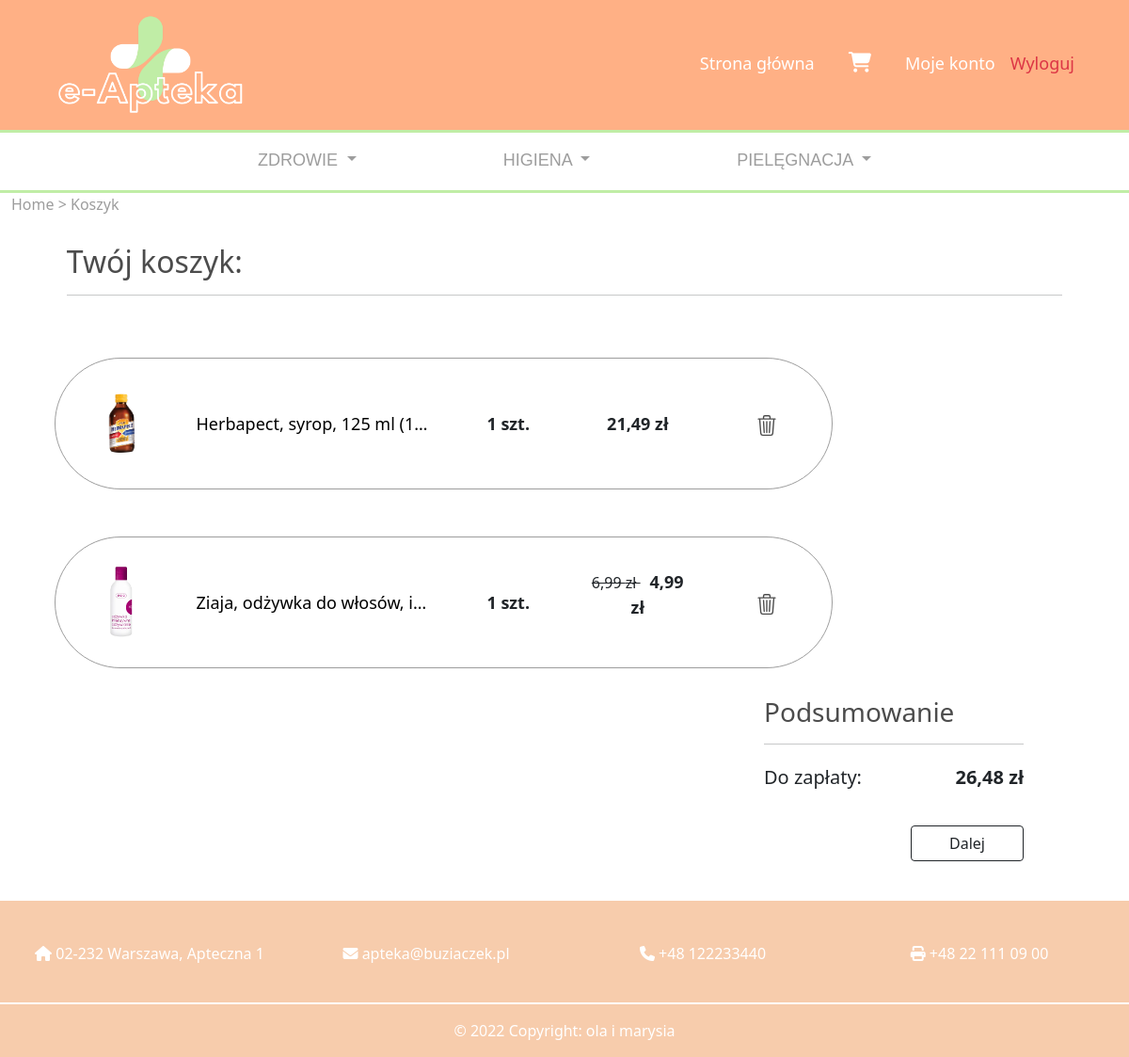
Page /cart/ (signed in) on the earlier database version.
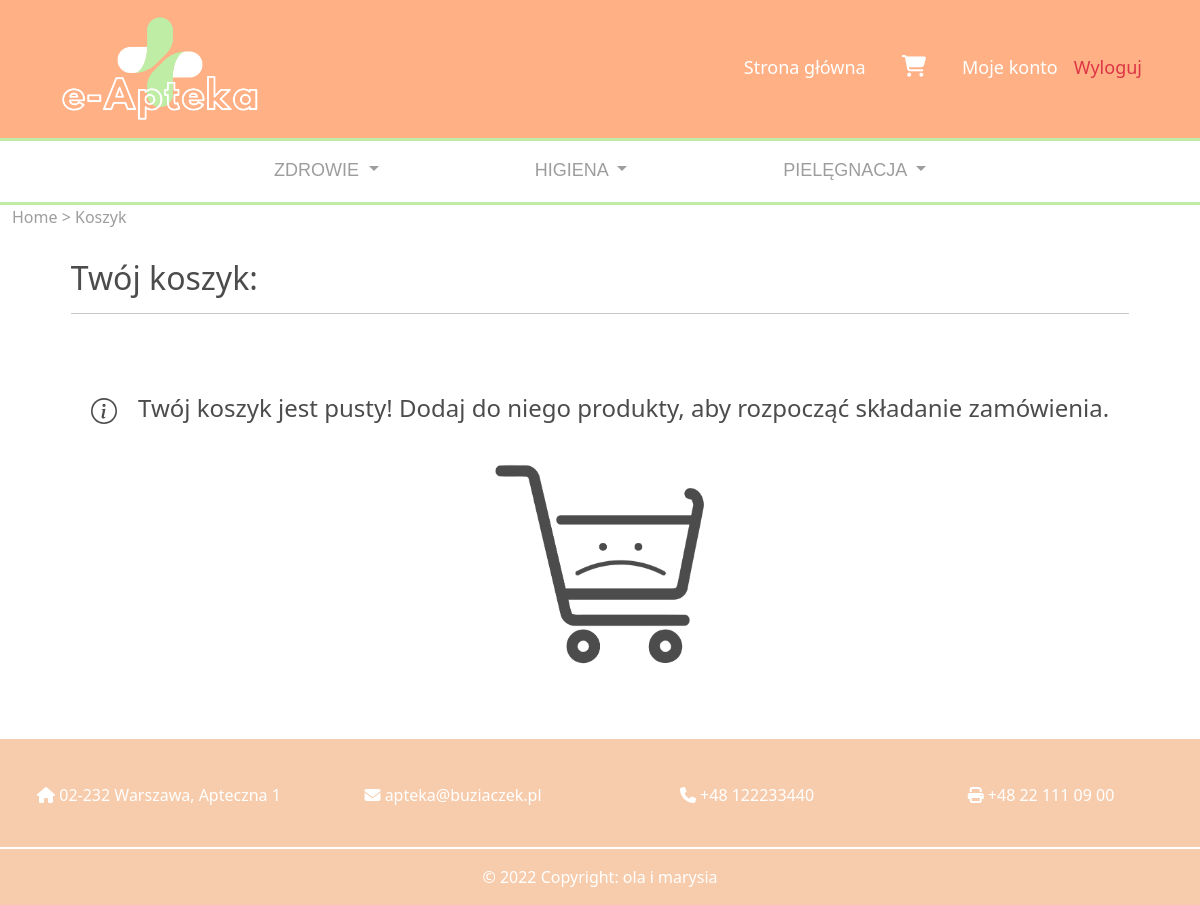
Same page on the later database version.
### core/models.py (models this page shows, shortened)
class Category(models.Model):
    name = models.CharField(max_length=30)
    class Meta:
        verbose_name_plural = "Categories"

class CartItem(models.Model):
    cart = models.ForeignKey(to='Cart', on_delete=models.CASCADE)
    item = models.ForeignKey(to='Item', on_delete=models.CASCADE)
    n_pieces = models.PositiveIntegerField(help_text="Number of ordered item pieces")

class Item(models.Model):
    TABLETS = 'TAB'
    SYRUP = 'SYR'
    GEL = 'G'
    ML = 'ML'
    H = 'H'
    FORM_CHOICES = (
        (TABLETS, 'Tabletki'),
        (SYRUP, 'Syrop'),
        (GEL, 'Żel'),
        (ML, 'Płyn'),
        (H, 'Saszetki')
    )
    name = models.CharField(max_length=60, help_text="Name of the product")
    subcategories = models.ManyToManyField(to='SubCategory', help_text="Subcategories to which the product belongs")
    form = models.CharField(max_length=3, choices=FORM_CHOICES,
                            help_text="The form of the product, eg. tablets, syrup etc.")
    composition = models.TextField(default="brak składu", help_text="The composition of the product")
    description = models.TextField(default="brak opisu", help_text="The description of the product")
    net_weight = models.PositiveIntegerField(help_text="Net weight of the product (in grams)")
    price = models.DecimalField(max_digits=6, decimal_places=2, help_text="The regular price of the product")
    price_sale = models.DecimalField(max_digits=6, decimal_places=2, null=True, blank=True,
                                     help_text="The sale price of the product")
    manufacturer = models.ForeignKey(to='Manufacturer', on_delete=models.CASCADE,
                                     help_text="The manufacturer of the product")
    in_stock = models.PositiveBigIntegerField(help_text="Number of product pieces in stock")
    image = models.ImageField(upload_to='core/images/items', null=True, blank=True)

### core/views.py (the view)
# urls.py: path('cart/', views.CartView.as_view(), name='cart'),
class CartView(View):
    template_name = 'core/cart.html'
    def get(self, request):
        cart = get_or_create_cart(request)[0]
        cart_item_list = CartItem.objects.filter(cart=cart).order_by('item__name')
        total_price = calc_total_price(cart_item_list)
        context = {'cart_item_list': cart_item_list, 'total_price': total_price}
        return render(request, template_name=self.template_name, context=context)

### core/context_processors.py (called while the page is built)
def categories_context(request):
    categories = [Category.objects.get(name="Zdrowie"),
                  Category.objects.get(name="Higiena"),
                  Category.objects.get(name="Pielęgnacja")]
    return {"categories": categories}

### core/views.py (called while the page is built, shortened)
def get_or_create_cart(request):
    user = request.user
    session_key = request.session.session_key
    if session_key is None:
        request.session.create()
        session_key = request.session.session_key
    if user.is_authenticated:
        try:
            cart = Cart.objects.get(session=session_key)
            cart.user = user
            cart.save()
            created = False
        except ObjectDoesNotExist:
            cart, created = Cart.objects.get_or_create(user=user)
            cart.session = session_key
            cart.save()
    return cart, created

def calc_total_price(container_item_list):
    total_price = sum(
        container_item.item.price_sale * container_item.n_pieces if container_item.item.price_sale is not None
        else container_item.item.price * container_item.n_pieces
        for container_item in container_item_list)
    return total_price

### templates/core/cart.html (shortened to what this page needs)
{% extends 'base.html' %}
{% block content %}
<div class="row" >
  <span  id="links">
    <a class="uppercase" href="{% url 'core:index' %}">Home > </a>
    <a href="#">Koszyk</a>
</span>
</div>
  <h2 id="title">Twój koszyk:</h2>
  <hr style="width:90%; margin-left:5% !important">
  {% if cart_item_list|length > 0 %}
  {% for cart_item in cart_item_list %}
  <div class="container" style="padding-top: 20px">
    <div class="row">
    <div class="col-9" style=" height:auto; padding-left: 40px">
      <div class="row text-center d-flex justify-content-around" id="items" >
        <div class="col" >
        <img src="{{ cart_item.item.image.url }}" alt="item_image" style="max-width: 60%;">
      </div>
      <div class="col-4">
        <a id="p"  data-toggle="tooltip2" data-placement="top" title="{{ cart_item.item.name }}, {{ cart_item.item.get_form_display }}" href="{% url 'core:detail' cart_item.item.pk %}">{{ cart_item.item.name }}, {{ cart_item.item.get_form_display }}</a>
      </div>
      <div class="col">
        <strong>{{ cart_item.n_pieces }} szt.</strong>
      </div>
      <div class="col">
          {% if cart_item.item.price_sale %}
          <p><del style="font-size: 16px;">{{ cart_item.item.price }} zł  </del>
            <strong style="padding-left:10px; font-size:18px;">{{ cart_item.item.price_sale }} zł</strong> </p>
        {% else %}
         <strong> {{ cart_item.item.price }} zł </strong>
        {% endif %}
      </div>
      <div class="col ">
        <form method="post" action="{% url 'core:cart-remove' cart_item.item.pk %}">
        <button class="btn btn-outline-dark" id="remove" data-toggle="tooltip" data-placement="top" title="Usuń">
        </button>
  </form>
      </div>
      </div>
    </div>
  </div>
  </div>
  {% endfor %}
    <div class="row justify-content-end" style="margin-top: 30px">
      <div class="col-lg-3">
        <h3 style="color:#4C4C4C; ">Podsumowanie</h3>
        <hr>
        <div class="d-flex justify-content-between" id="summary">
        <p>Do zapłaty:</p>
        <strong>{{ total_price }} zł</strong>
      </div>
      <div class="d-flex justify-content-end" style="margin-top: 20px; margin-bottom: 30px">
      <a  href="{% url 'core:checkout' %}">
        <button class="btn btn-outline-dark" id="checkout">
        Dalej
      </button>
      </a>
      </div>
      </div>
      <div class="col-lg-1">
      </div>
    </div>
  {% else %}
    <div class="container" id="con">
      Twój koszyk jest pusty! Dodaj do niego produkty, aby rozpocząć składanie zamówienia.
    </div>
    <div class="container d-flex justify-content-center" id="con2">
      <img src="/static/img/sad_koszyk.png" style="width: 20%; justify-self: center;">
    </div>
  {% endif %}
{% endblock content %}

### templates/base.html (shortened to what this page needs)
{% load static %}
<!DOCTYPE html>
<html lang="en">
<head>
  <link href="https://cdn.jsdelivr.net/npm/bootstrap@5.1.3/dist/css/bootstrap.min.css" rel="stylesheet">
</head>
<body class="d-flex flex-column min-vh-100">
<nav class="navbar navbar-expand-lg bg-dark justify-content-between" id="nav1" style="background-color: #FFB085 !important; padding-right: 50px; padding-left: 35px; border-bottom:solid 3px #C0EDA6 ">
  <a class="navbar-brand" href="/">
    <img id="logo" alt="Website logo" src="/static/img/logo1.png" width="250px" >
    </a>
    <ul class="navbar-nav">
      <li class="nav-item">
        <a class="nav-link" href="{% url 'core:index' %}">Strona główna</a>
      </li>
      <li class="nav-item">
        <a class="nav-link" href="{% url 'core:cart' %}">
          <i class="fas fa-shopping-cart" style="padding-left: 20px; padding-right: 20px; font-size: 1.2em"></i>
        </a>
      </li>
      {% if user.is_authenticated %}
        {% if user.is_staff %}
        <li class="nav-item">
          <a class="nav-link" href="{% url 'admin:index' %}">Panel administratora</a>
        </li>
        {% else %}
        <li class="nav-item">
          <a class="nav-link" href="{% url 'core:user' %}">Moje konto</a>
        </li>
        {% endif %}
        <li class="nav-item">
          <a class="nav-link text-danger" href="{% url 'account_logout' %}">Wyloguj</a>
        </li>
    {% else %}
        <li class="nav-item">
          <a class="nav-link" href="{% url 'account_login' %}">Zaloguj</a>
        </li>
    {% endif %}
      </ul>
</nav>
<nav class="navbar navbar-expand-lg bg-light justify-content-center" id="nav2">
  <ul class="navbar-nav">
    {% for category in categories %}
    <li class="nav-item dropdown" style="padding-left: 70px; padding-right:70px ">
      <a class="nav-link dropdown-toggle" href="#" data-bs-toggle="dropdown" aria-expanded="false">
        {{ category.name | upper }}
      </a>
    </li>
    {% endfor %}
    </ul>
</nav>
<div class="container-fluid">
  {% block content %}
  {% endblock content %}
</div>
<footer class="mt-auto">
  <div id="footer" class="container-fluid text-center p-4" style="margin-top: 10px; margin-right:0px;  color: white; background-color: #F7CCAC; border-bottom: solid 2px white; border-top: solid 2px white">
    <div class="row" style="margin-top:20px">
      <div class="col">
        <p><i class="fa fa-home" aria-hidden="true"></i> 02-232 Warszawa, Apteczna 1</p>
      </div>
      <div class="col">
        <p><i class="fa fa-envelope" aria-hidden="true"></i> apteka@buziaczek.pl</p>
      </div>
      <div class="col">
        <p><i class="fa fa-phone" aria-hidden="true"></i> +48 122233440</p>
      </div>
      <div class="col">
        <p><i class="fa fa-print" aria-hidden="true"></i>  +48 22 111 09 00</p>
      </div>
    </div>
  </div>
  <div class=" md:mb-0 container-fluid text-center p-3" style="background-color: #F7CCAC; color: white;">
    © 2022 Copyright: ola i marysia
  </div>
</footer>
</body>
</html>

### templates/core/cart.html (style rules this page uses)
#title { margin-left: 5%; padding-top: 30px; color: #4C4C4C; font-weight: normal; }
#links { color: #9d9d9d; }
#links a { color: #9d9d9d; text-decoration: none; }
#con { width:100%; height: 80px; text-align: center; align-items: center; justify-content: center; font-size: 24px; color:#4C4C4C; padding-top: 60px }
#con2 { align-items: center; justify-content: center; padding-top: 50px; margin-bottom: 60px; }

### templates/base.html (style rules this page uses)
#nav1 a { font-size: 18px; color: white; text-align: center; text-decoration: none; }
.nav-item::after { content: ''; display: block; width: 0px; height: 2px; background: #C0EDA6; transition: 0.4s }
#nav2 { background-color: white !important; font-family: Arial; border-bottom:solid 3px #C0EDA6; }
#nav2 a { font-size: 18px; color: #9d9d9d; text-decoration: none; text-align: center; background-color: white; }

Differences in the rows shown:
removed CartItem: item.image (picture), item.name "Herbapect, syrop, 125 ml (1…", n_pieces "1", item.price "21,49"
removed CartItem: item.image (picture), item.name "Ziaja, odżywka do włosów, i…", n_pieces "1", item.price "6,99", item.price_sale "4,99"
Other differences:
{{ total_price }}: "26,48" → (not shown)
text no longer shown: "Podsumowanie Do zapłaty: zł Dalej"
text now shown: "Twój koszyk jest pusty! Dodaj do niego produkty, aby rozpocząć składanie zamówienia."
